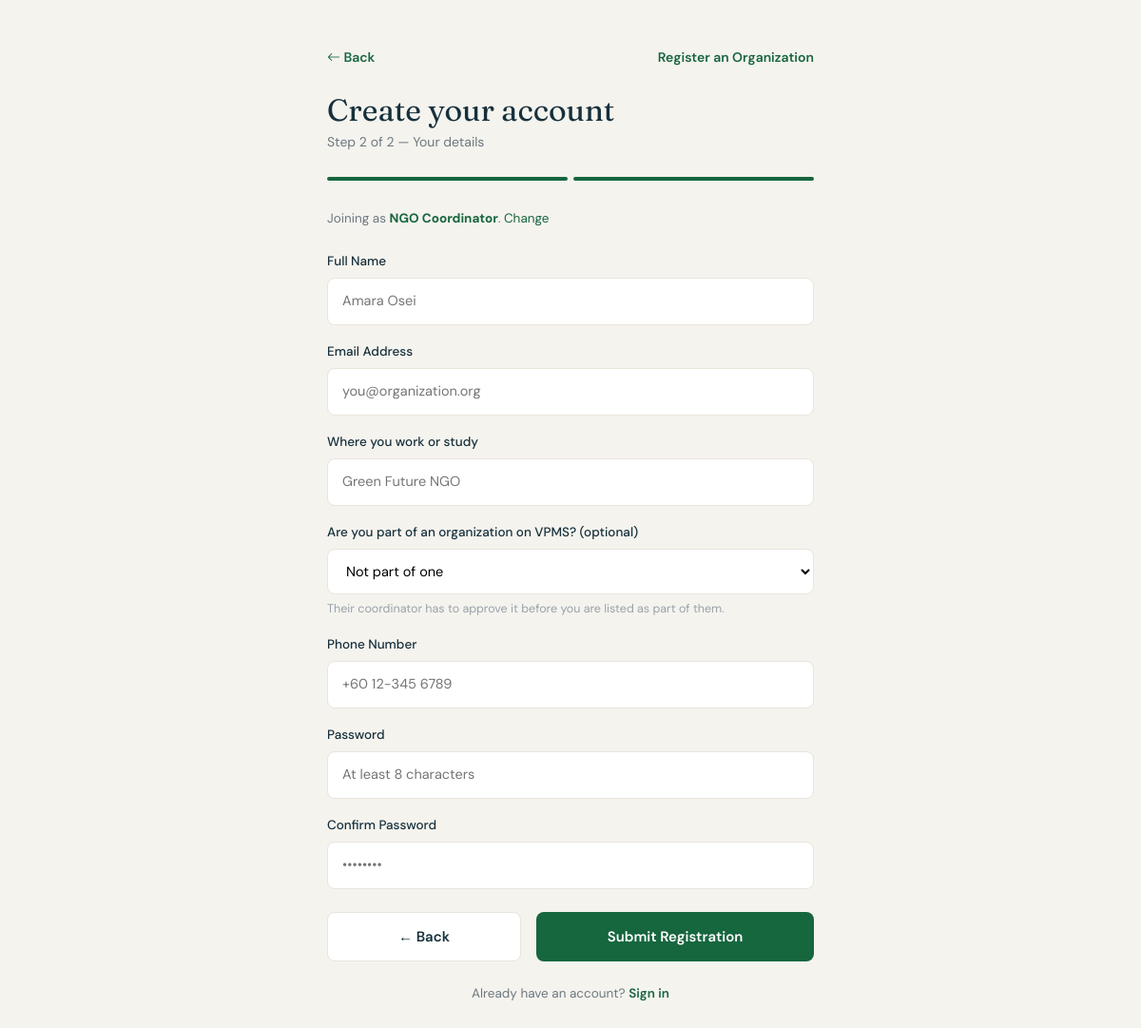
Page /register-step2.php?role=2 on the earlier database version.
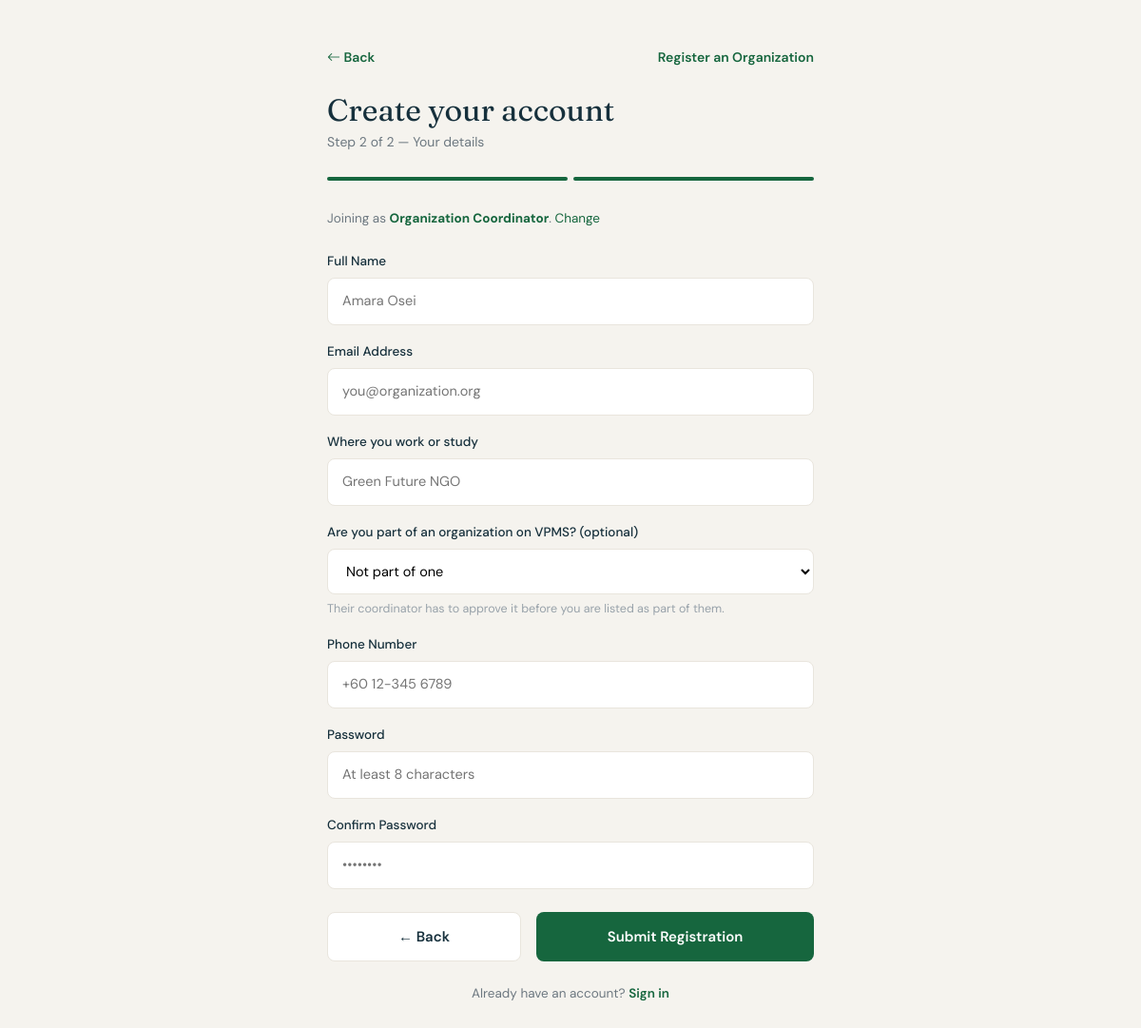
Same page on the later database version.
### tables this page shows
CREATE TABLE role (
  role_id     INT AUTO_INCREMENT PRIMARY KEY,
  name        VARCHAR(50) NOT NULL,
  description VARCHAR(255) NOT NULL
);

### register-step2.php (the view, shortened to what this page needs)
<?php
require 'config/db.php';
if (isset($_POST['role_id'])) {
    $role_id = $_POST['role_id'];
} elseif (isset($_GET['role'])) {
    $role_id = $_GET['role'];
} else {
    $role_id = 1;
}
$find_role = $pdo->prepare('SELECT name FROM role WHERE role_id = ? AND role_id <= 5');
$find_role->execute(array($role_id));
$role_name = $find_role->fetchColumn();
$name = '';
$email = '';
$organization = '';
$phone = '';
include 'includes/auth-header.php';
?>
<div class="auth-card">
  <div class="auth-topbar">
    <a class="link-green" href="register.php"><i class="bi bi-arrow-left"></i> Back</a>
    <a class="link-green ms-auto" href="register-org.php">Register an Organization</a>
  </div>
  <h1 class="auth-title">Create your account</h1>
  <p class="auth-sub">Step 2 of 2 — Your details</p>
  <div class="steps">
    <span class="done"></span>
    <span class="done"></span>
  </div>
  <p class="mb-4" style="font-size:13.5px;color:#6d7880">
    Joining as <strong style="color:#16663e"><?php echo $role_name; ?></strong>.
    <a class="link-green" href="register.php" style="font-weight:400">Change</a>
  </p>
  <form action="register-step2.php" method="post">
    <div class="field">
      <label class="field-label" for="name">Full Name</label>
      <input class="input-v" type="text" id="name" name="name" placeholder="Amara Osei"
             value="<?php echo htmlspecialchars($name); ?>">
    </div>
    <div class="field">
      <label class="field-label" for="email">Email Address</label>
      <input class="input-v" type="email" id="email" name="email" placeholder="you@organization.org"
             value="<?php echo htmlspecialchars($email); ?>">
    </div>
    <div class="field">
      <label class="field-label" for="org">Where you work or study</label>
      <input class="input-v" type="text" id="org" name="org" placeholder="Green Future NGO"
             value="<?php echo htmlspecialchars($organization); ?>">
    </div>
    <div class="field">
      <label class="field-label" for="join">Are you part of an organization on VPMS? (optional)</label>
      <select class="select-v" id="join" name="join">
        <option value="0">Not part of one</option>
      </select>
      <p style="margin-top:6px;font-size:12.5px;color:#98a2aa">
        Their coordinator has to approve it before you are listed as part of them.
      </p>
    </div>
    <div class="field">
      <label class="field-label" for="phone">Phone Number</label>
      <input class="input-v" type="tel" id="phone" name="phone" placeholder="+60 12-345 6789"
             value="<?php echo htmlspecialchars($phone); ?>">
    </div>
    <div class="field">
      <label class="field-label" for="password">Password</label>
      <input class="input-v" type="password" id="password" name="password" placeholder="At least 8 characters">
    </div>
    <div class="field mb-4">
      <label class="field-label" for="confirm">Confirm Password</label>
      <input class="input-v" type="password" id="confirm" name="confirm" placeholder="••••••••">
    </div>
    <div class="row g-3">
      <div class="col-5">
        <a class="btn-v btn-outline btn-block btn-lg-v" href="register.php">&larr; Back</a>
      </div>
      <div class="col-7">
        <button class="btn-v btn-green btn-block btn-lg-v" type="submit">Submit Registration</button>
      </div>
    </div>
  </form>
  <p class="text-center mt-4" style="font-size:13.5px;color:#6d7880">
    Already have an account? <a class="link-green" href="login.php">Sign in</a>
  </p>
</div>
<?php include 'includes/auth-footer.php'; ?>

Differences in the rows shown:
changed role: name "NGO Coordinator" → "Organization Coordinator"
